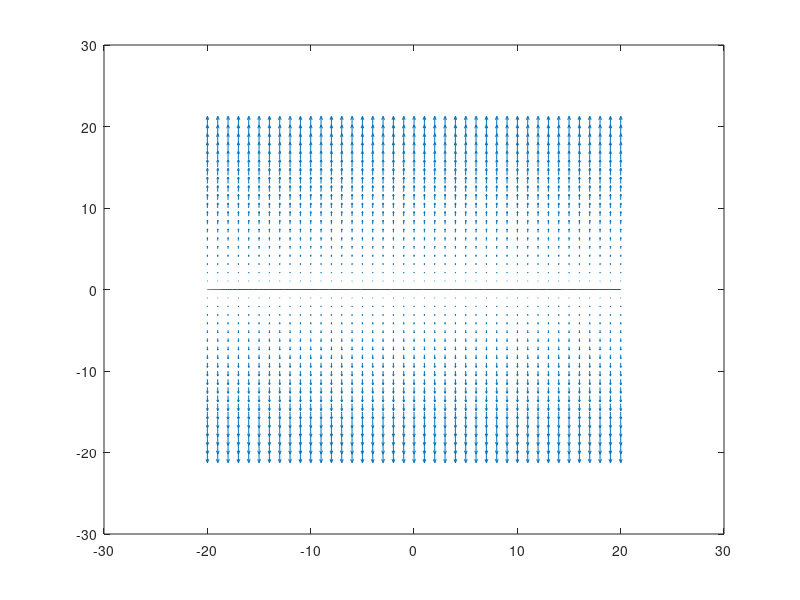

The MATLAB script that drew this image:
%% First ODE
clc,clear

% function
[X,Y] = meshgrid(-20:01:20);
F = @(X,Y) Y./6 * (4 - Y);

% equation
[x,y] = ode45(F,[-20 20],0);
DY = F(1,Y);
DX = DY*0 + 5;

figure
quiver(X,Y,DX,DY)
hold on
plot(x,y,'r')
hold off